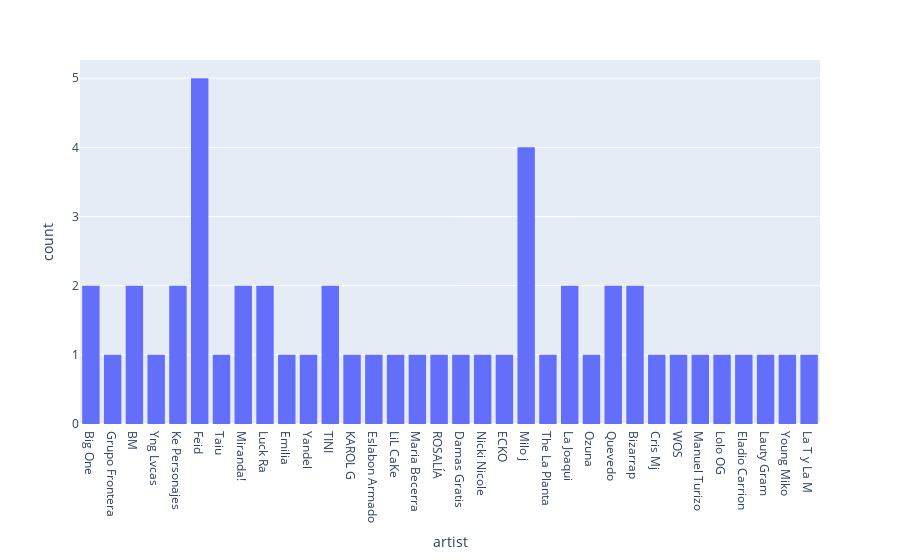

The cell this chart's notebook holds for it:
### Code cell
px.histogram(data_frame=df,x=df['artist'])

### Figure 1 — Plotly figure (JSON) as saved in the notebook; plotly's stock layout.template omitted (floating-point values rounded to 4 significant figures)
{"data": [{"alignmentgroup": "True", "bingroup": "x", "hovertemplate": "artist=%{x}<br>count=%{y}<extra></extra>", "legendgroup": "", "marker": {"color": "#636efa", "pattern": {"shape": ""}}, "name": "", "offsetgroup": "", "orientation": "v", "showlegend": false, "type": "histogram", "x": ["Big One", "Grupo Frontera", "BM", "Big One", "Yng Lvcas", "Ke Personajes", "Feid", "Taiu", "Miranda!", "Luck Ra", "Emilia", "Yandel", "BM", "TINI", "KAROL G", "Eslabon Armado", "LiL CaKe", "Maria Becerra", "ROSALÍA", "Luck Ra", "Ke Personajes", "TINI", "Damas Gratis", "Nicki Nicole", "ECKO", "Feid", "Milo j", "The La Planta", "La Joaqui", "Milo j", "Ozuna", "Quevedo", "Bizarrap", "Feid", "Cris Mj", "Miranda!", "Feid", "WOS", "Manuel Turizo", "Lolo OG", "Eladio Carrion", "Lauty Gram", "Young Miko", "La T y La M", "Bizarrap", "Milo j", "La Joaqui", "Quevedo", "Feid", "Milo j"], "xaxis": "x", "yaxis": "y"}], "layout": {"autosize": true, "barmode": "relative", "legend": {"tracegroupgap": 0}, "margin": {"t": 60}, "xaxis": {"anchor": "y", "autorange": true, "domain": [0, 1], "range": [-0.5, 33.5], "title": {"text": "artist"}, "type": "category"}, "yaxis": {"anchor": "x", "autorange": true, "domain": [0, 1], "range": [0, 5.263], "title": {"text": "count"}}}}
